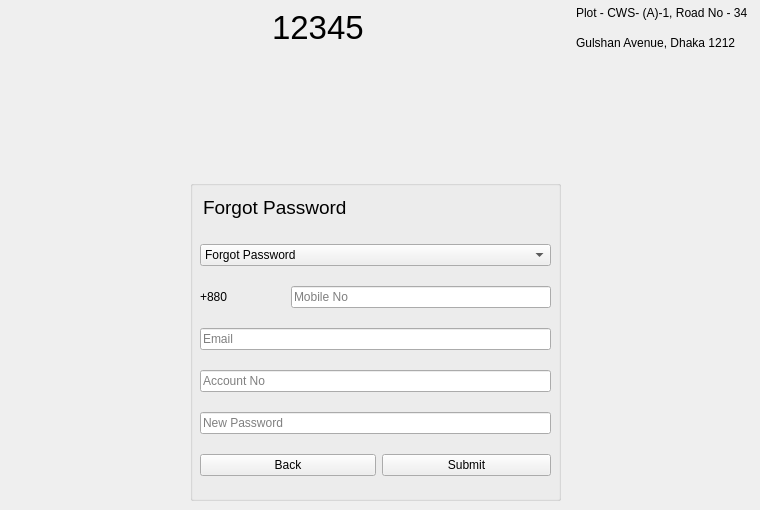
    <widget class="QWidget" name="forget_page">
     <widget class="QGroupBox" name="forget_container">
      <property name="geometry">
       <rect>
        <x>190</x>
        <y>180</y>
        <width>371</width>
        <height>321</height>
       </rect>
      </property>
      <property name="title">
       <string/>
      </property>
      <widget class="QLabel" name="forget_label">
       <property name="geometry">
        <rect>
         <x>13</x>
         <y>16</y>
         <width>249</width>
         <height>22</height>
        </rect>
       </property>
       <property name="font">
        <font>
         <pointsize>14</pointsize>
        </font>
       </property>
       <property name="text">
        <string>Forgot Password</string>
       </property>
      </widget>
      <widget class="QWidget" name="layoutWidget">
       <property name="geometry">
        <rect>
         <x>10</x>
         <y>50</y>
         <width>351</width>
         <height>261</height>
        </rect>
       </property>
       <layout class="QGridLayout" name="gridLayout_28">
        <item row="2" column="0" colspan="4">
         <widget class="QLineEdit" name="forget_email_input">
          <property name="placeholderText">
           <string>Email</string>
          </property>
         </widget>
        </item>
        <item row="1" column="1" colspan="3">
         <widget class="QLineEdit" name="forget_mobile_no_input">
          <property name="placeholderText">
           <string>Mobile No</string>
          </property>
         </widget>
        </item>
        <item row="1" column="0">
         <widget class="QLabel" name="forget_mobile_code">
          <property name="text">
           <string>+880</string>
          </property>
         </widget>
        </item>
        <item row="3" column="0" colspan="4">
         <widget class="QLineEdit" name="forget_account_no">
          <property name="placeholderText">
           <string>Account No</string>
          </property>
         </widget>
        </item>
        <item row="4" column="0" colspan="4">
         <widget class="QLineEdit" name="forget_new">
          <property name="placeholderText">
           <string>New Password</string>
          </property>
         </widget>
        </item>
        <item row="0" column="0" colspan="4">
         <widget class="QComboBox" name="forget_select_type">
          <property name="enabled">
           <bool>true</bool>
          </property>
          <property name="font">
           <font>
            <weight>50</weight>
            <bold>false</bold>
           </font>
          </property>
          <property name="mouseTracking">
           <bool>false</bool>
          </property>
          <property name="focusPolicy">
           <enum>Qt::WheelFocus</enum>
          </property>
          <property name="contextMenuPolicy">
           <enum>Qt::DefaultContextMenu</enum>
          </property>
          <property name="autoFillBackground">
           <bool>false</bool>
          </property>
          <item>
           <property name="text">
            <string>Forgot Password</string>
           </property>
          </item>
          <item>
           <property name="text">
            <string>Forgot Account Number</string>
           </property>
          </item>
          <item>
           <property name="text">
            <string>Forget Both Username and Password</string>
           </property>
          </item>
         </widget>
        </item>
        <item row="5" column="2" colspan="2">
         <widget class="QPushButton" name="forget_submit_button">
          <property name="sizePolicy">
           <sizepolicy hsizetype="Ignored" vsizetype="Fixed">
            <horstretch>0</horstretch>
            <verstretch>0</verstretch>
           </sizepolicy>
          </property>
          <property name="sizeIncrement">
           <size>
            <width>0</width>
            <height>0</height>
           </size>
          </property>
          <property name="text">
           <string>Submit</string>
          </property>
         </widget>
        </item>
        <item row="5" column="0" colspan="2">
         <widget class="QPushButton" name="forget_back_button">
          <property name="sizePolicy">
           <sizepolicy hsizetype="Minimum" vsizetype="Fixed">
            <horstretch>0</horstretch>
            <verstretch>0</verstretch>
           </sizepolicy>
          </property>
          <property name="sizeIncrement">
           <size>
            <width>0</width>
            <height>0</height>
           </size>
          </property>
          <property name="text">
           <string>Back</string>
          </property>
         </widget>
        </item>
       </layout>
      </widget>
     </widget>
     <widget class="QWidget" name="layoutWidget_13">
      <property name="geometry">
       <rect>
        <x>40</x>
        <y>0</y>
        <width>711</width>
        <height>55</height>
       </rect>
      </property>
      <layout class="QGridLayout" name="gridLayout_23">
       <item row="1" column="0">
        <widget class="QLabel" name="login_bank_logo_2">
         <property name="text">
          <string/>
         </property>
         <property name="pixmap">
          <pixmap resource="resources.qrc">:/image/images/logo.jpeg</pixmap>
         </property>
        </widget>
       </item>
       <item row="1" column="4">
        <layout class="QVBoxLayout" name="verticalLayout_8">
         <item>
          <widget class="QLabel" name="login_address_label1_2">
           <property name="text">
            <string>Plot - CWS- (A)-1, Road No - 34 </string>
           </property>
          </widget>
         </item>
         <item>
          <widget class="QLabel" name="login_address_label2_2">
           <property name="text">
            <string>Gulshan Avenue, Dhaka 1212</string>
           </property>
          </widget>
         </item>
        </layout>
       </item>
       <item row="1" column="2">
        <layout class="QHBoxLayout" name="horizontalLayout_23">
         <item>
          <widget class="QLabel" name="login_support_logo_2">
           <property name="text">
            <string/>
           </property>
           <property name="pixmap">
            <pixmap resource="resources.qrc">:/image/images/support_icon.jpeg</pixmap>
           </property>
           <property name="scaledContents">
            <bool>true</bool>
           </property>
          </widget>
         </item>
         <item>
          <widget class="QLabel" name="label_34">
           <property name="font">
            <font>
             <pointsize>25</pointsize>
            </font>
           </property>
           <property name="text">
            <string>12345</string>
           </property>
          </widget>
         </item>
        </layout>
       </item>
       <item row="1" column="1">
        <spacer name="horizontalSpacer_18">
         <property name="orientation">
          <enum>Qt::Horizontal</enum>
         </property>
         <property name="sizeHint" stdset="0">
          <size>
           <width>40</width>
           <height>20</height>
          </size>
         </property>
        </spacer>
       </item>
       <item row="1" column="3">
        <spacer name="horizontalSpacer_19">
         <property name="orientation">
          <enum>Qt::Horizontal</enum>
         </property>
         <property name="sizeHint" stdset="0">
          <size>
           <width>40</width>
           <height>20</height>
          </size>
         </property>
        </spacer>
       </item>
      </layout>
     </widget>
    </widget>
